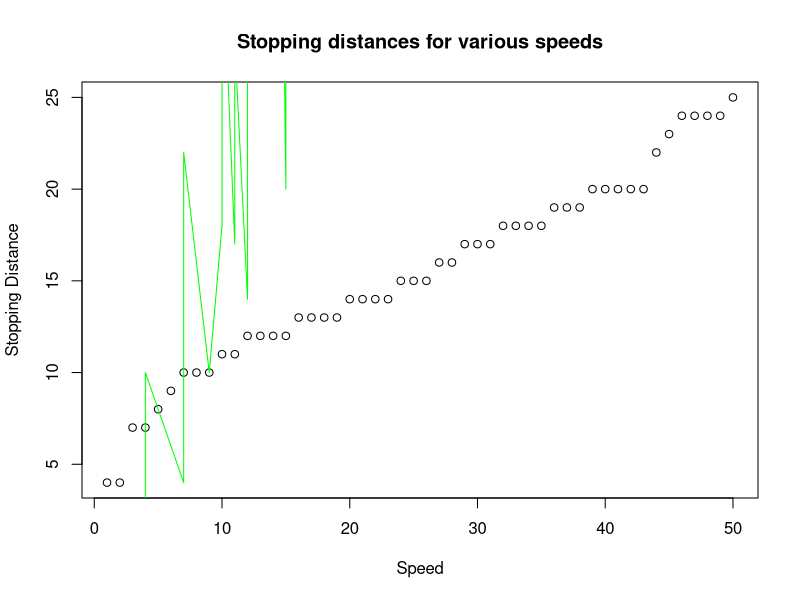

Write the R code that produced this figure.
## ---- chunk 1
knitr::opts_chunk$set(echo = TRUE)
## ---- chunk 2
library(datasets)
data(cars)
head(cars)
cars.supsmu = supsmu(cars$speed, cars$dist, bass = 0, span = "cv")
cars.supsmu2= supsmu(cars$speed, cars$dist, bass = 0, span = )

# library(ggplot2)
# qplot(x = cars.supsmu$x, y = cars.supsmu$y)
# plot(x = cars.supsmu$x, y = cars.supsmu$y, type = "l", col = "red", main = "Stopping distances for various speeds", xlab = "Speed", ylab = "Stopping Distance")
# lines(x = cars$speed, y = cars$dist, col = "green")
plot(x = cars$speed, y = cars.supsmu$dist, main = "Stopping distances for various speeds", xlab = "Speed", ylab = "Stopping Distance")
lines(x = cars$speed, y = cars$dist, col = "green")
legend(5, 90, legend=c("Super Smoothed Cars Data with 'cv' span"),
 col=c("red"), lty=1:1, cex=0.8)
